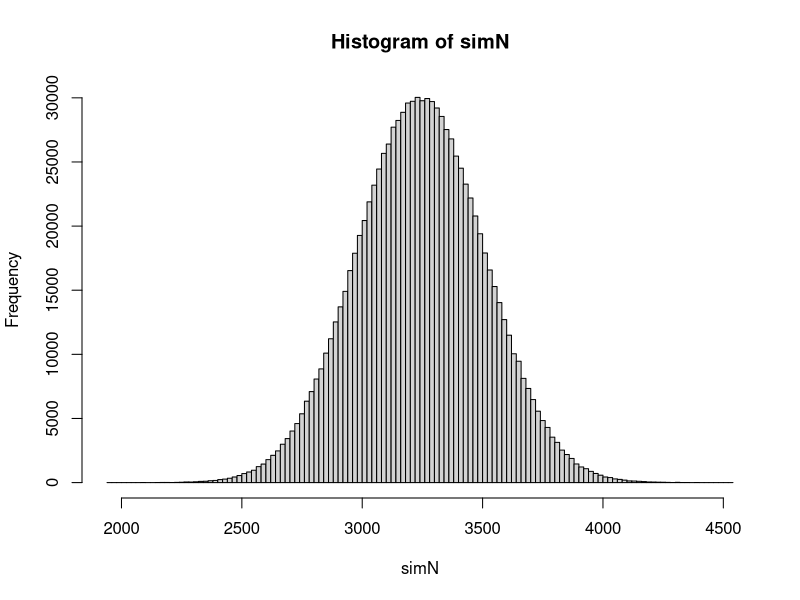
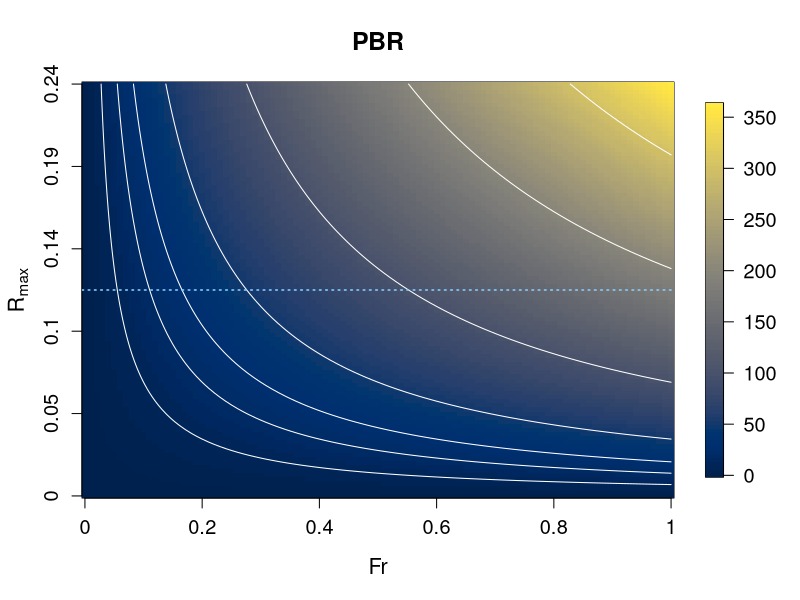

Write R code to recreate these figures, in order.
library(ggplot2)
library(viridis)
library(fields)

## Write data for Fjord-specific population size estimates (from Krafft et al. 2006)
N.est <- data.frame(
  FjordID = c(5:11),
  EstMean = c(1142, 577, 0, 268, 1082, 137, 36),
  EstSD = c(187, 99, 0, 52, 149, 29, 7)
)

## Function for simulating Isfjorden population size
Isfj.Nsim <- function(n, N.est){
  
  # Vector to store samples
  simN <- rep(NA, n)
  
  # Sample from distributions for each fjord and sum
  for(i in 1:n){
    simN[i] <- sum(rnorm(7, mean = N.est$EstMean, sd = N.est$EstSD))
  }
  
  # Return results
  return(simN)
}

## Simulate Isfjorden population size
simN <-Isfj.Nsim(n = 1000000, N.est = N.est)
hist(simN, breaks = 100)

## Extract Nmin for PBR calculations
#  The recommendation (e.g. in Nelson et al. 2019) is to use the 20th percentile
#  of a log-normal distribution of estimates of population size
Nmin <- exp(quantile(log(simN), probs = 0.2))

## Set realistic range for Rmax
Rmax_default <- 0.12 # This is the suggested default for pinnipeds
Rmax_llim <- 0
Rmax_ulim <- 2*Rmax_default 

## Set the range for Fr
Fr_llim <- 0
Fr_ulim <- 1

## Function for calculating PBR across ranges of Rmax and Fr
calc.PBR <- function(Nmin, Rmax, Fr){
  
  # Prepare matrix for storing results
  PBR <- matrix(NA, nrow = length(Fr), ncol = length(Rmax),
                dimnames = list(round(Fr, digits = 2), round(Rmax, digits = 2)))
  
  # Calculate PBR for each Rmax-Fr combination
  for(i in 1:length(Fr)){
    for(j in 1:length(Rmax)){
      PBR[i,j] <- Nmin*0.5*Rmax[j]*Fr[i]
    }
  }
  
  return(PBR)
}

## Determine ranges for Rmax and Fr
Rmax_n <- 101
Fr_n <- 101
Rmax <- seq(Rmax_llim, Rmax_ulim, length.out = Rmax_n)
Fr <- seq(Fr_llim, Fr_ulim, length.out = Fr_n)

## Calculate PBR value matrix
PBR.mat <- calc.PBR(Nmin, Rmax, Fr)

## Make plotting directory if it does not exist
if(!file.exists("Plots")){
  dir.create("Plots")
}

## Plot PBR heatmap
pdf('Plots/RudimentaryPBR.pdf', width = 7, height = 6)
#par(mar=c(5.1,5.1,4.1,2.1))
image.plot(PBR.mat, col = cividis(100), main = 'PBR', xlab = 'Fr', ylab = "", xaxt= "n", yaxt= "n", cex.lab = 1.3, cex.main = 1.5, axis.args = list(cex.axis = 1.2))
axis(1, at = seq(0, 1, length.out = 6), labels = seq(0, 1, length.out = 6), cex.axis = 1.2)
axis(2, at = seq(0, 1, length.out = 6), labels = round(seq(0, Rmax_ulim, length.out = 6), digits = 2), cex.axis = 1.2)
contour(PBR.mat, add = TRUE, levels = c(10, 20, 30, 50, 100, 200, 300), col = 'white', labcex = 1, method = 'edge', lty = 1, crt = 90, drawlabels = F)
abline(h = 0.5, col = 'skyblue1', lty = 3, lwd = 1.5)
title(ylab= expression('R'[max]), line = 2.5, cex.lab = 1.3)
dev.off()
